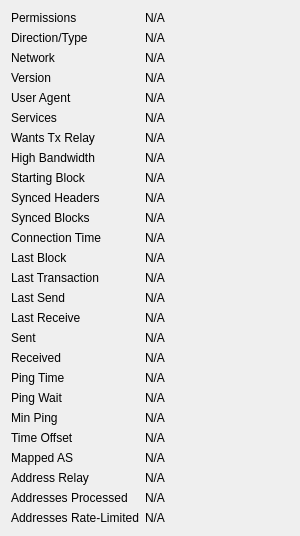
             <widget class="QWidget" name="detailWidget">
              <property name="geometry">
               <rect>
                <x>0</x>
                <y>0</y>
                <width>300</width>
                <height>426</height>
               </rect>
              </property>
              <layout class="QGridLayout" name="gridLayout_2" columnstretch="0,1">
               <item row="0" column="0">
                <widget class="QLabel" name="label_30">
                 <property name="text">
                  <string>Permissions</string>
                 </property>
                </widget>
               </item>
               <item row="0" column="1">
                <widget class="QLabel" name="peerPermissions">
                 <property name="cursor">
                  <cursorShape>IBeamCursor</cursorShape>
                 </property>
                 <property name="text">
                  <string>N/A</string>
                 </property>
                 <property name="textFormat">
                  <enum>Qt::PlainText</enum>
                 </property>
                 <property name="textInteractionFlags">
                  <set>Qt::LinksAccessibleByMouse|Qt::TextSelectableByKeyboard|Qt::TextSelectableByMouse</set>
                 </property>
                </widget>
               </item>
               <item row="1" column="0">
                <widget class="QLabel" name="peerConnectionTypeLabel">
                 <property name="toolTip">
                  <string>The direction and type of peer connection: %1</string>
                 </property>
                 <property name="text">
                  <string>Direction/Type</string>
                 </property>
                </widget>
               </item>
               <item row="1" column="1">
                <widget class="QLabel" name="peerConnectionType">
                 <property name="cursor">
                  <cursorShape>IBeamCursor</cursorShape>
                 </property>
                 <property name="text">
                  <string>N/A</string>
                 </property>
                 <property name="textFormat">
                  <enum>Qt::PlainText</enum>
                 </property>
                 <property name="textInteractionFlags">
                  <set>Qt::LinksAccessibleByMouse|Qt::TextSelectableByKeyboard|Qt::TextSelectableByMouse</set>
                 </property>
                </widget>
               </item>
               <item row="2" column="0">
                <widget class="QLabel" name="peerNetworkLabel">
                 <property name="toolTip">
                  <string>The network protocol this peer is connected through: IPv4, IPv6, Onion, I2P, or CJDNS.</string>
                 </property>
                 <property name="text">
                  <string>Network</string>
                 </property>
                </widget>
               </item>
               <item row="2" column="1">
                <widget class="QLabel" name="peerNetwork">
                 <property name="cursor">
                  <cursorShape>IBeamCursor</cursorShape>
                 </property>
                 <property name="text">
                  <string>N/A</string>
                 </property>
                 <property name="textFormat">
                  <enum>Qt::PlainText</enum>
                 </property>
                 <property name="textInteractionFlags">
                  <set>Qt::LinksAccessibleByMouse|Qt::TextSelectableByKeyboard|Qt::TextSelectableByMouse</set>
                 </property>
                </widget>
               </item>
               <item row="3" column="0">
                <widget class="QLabel" name="label_21">
                 <property name="text">
                  <string>Version</string>
                 </property>
                </widget>
               </item>
               <item row="3" column="1">
                <widget class="QLabel" name="peerVersion">
                 <property name="cursor">
                  <cursorShape>IBeamCursor</cursorShape>
                 </property>
                 <property name="text">
                  <string>N/A</string>
                 </property>
                 <property name="textFormat">
                  <enum>Qt::PlainText</enum>
                 </property>
                 <property name="textInteractionFlags">
                  <set>Qt::LinksAccessibleByMouse|Qt::TextSelectableByKeyboard|Qt::TextSelectableByMouse</set>
                 </property>
                </widget>
               </item>
               <item row="4" column="0">
                <widget class="QLabel" name="label_28">
                 <property name="text">
                  <string>User Agent</string>
                 </property>
                </widget>
               </item>
               <item row="4" column="1">
                <widget class="QLabel" name="peerSubversion">
                 <property name="cursor">
                  <cursorShape>IBeamCursor</cursorShape>
                 </property>
                 <property name="text">
                  <string>N/A</string>
                 </property>
                 <property name="textFormat">
                  <enum>Qt::PlainText</enum>
                 </property>
                 <property name="textInteractionFlags">
                  <set>Qt::LinksAccessibleByMouse|Qt::TextSelectableByKeyboard|Qt::TextSelectableByMouse</set>
                 </property>
                </widget>
               </item>
               <item row="5" column="0">
                <widget class="QLabel" name="label_4">
                 <property name="text">
                  <string>Services</string>
                 </property>
                </widget>
               </item>
               <item row="5" column="1">
                <widget class="QLabel" name="peerServices">
                 <property name="cursor">
                  <cursorShape>IBeamCursor</cursorShape>
                 </property>
                 <property name="text">
                  <string>N/A</string>
                 </property>
                 <property name="textFormat">
                  <enum>Qt::PlainText</enum>
                 </property>
                 <property name="wordWrap">
                  <bool>true</bool>
                 </property>
                 <property name="textInteractionFlags">
                  <set>Qt::LinksAccessibleByMouse|Qt::TextSelectableByKeyboard|Qt::TextSelectableByMouse</set>
                 </property>
                </widget>
               </item>
               <item row="6" column="0">
                <widget class="QLabel" name="peerRelayTxesLabel">
                 <property name="toolTip">
                  <string>Whether the peer requested us to relay transactions.</string>
                 </property>
                 <property name="text">
                  <string>Wants Tx Relay</string>
                 </property>
                </widget>
               </item>
               <item row="6" column="1">
                <widget class="QLabel" name="peerRelayTxes">
                 <property name="cursor">
                  <cursorShape>IBeamCursor</cursorShape>
                 </property>
                 <property name="text">
                  <string>N/A</string>
                 </property>
                 <property name="textFormat">
                  <enum>Qt::PlainText</enum>
                 </property>
                 <property name="textInteractionFlags">
                  <set>Qt::LinksAccessibleByMouse|Qt::TextSelectableByKeyboard|Qt::TextSelectableByMouse</set>
                 </property>
                </widget>
               </item>
               <item row="7" column="0">
                <widget class="QLabel" name="peerHighBandwidthLabel">
                 <property name="toolTip">
                  <string>High bandwidth BIP152 compact block relay: %1</string>
                 </property>
                 <property name="text">
                  <string>High Bandwidth</string>
                 </property>
                </widget>
               </item>
               <item row="7" column="1">
                <widget class="QLabel" name="peerHighBandwidth">
                 <property name="cursor">
                  <cursorShape>IBeamCursor</cursorShape>
                 </property>
                 <property name="text">
                  <string>N/A</string>
                 </property>
                 <property name="textFormat">
                  <enum>Qt::PlainText</enum>
                 </property>
                 <property name="textInteractionFlags">
                  <set>Qt::LinksAccessibleByMouse|Qt::TextSelectableByKeyboard|Qt::TextSelectableByMouse</set>
                 </property>
                </widget>
               </item>
               <item row="8" column="0">
                <widget class="QLabel" name="label_29">
                 <property name="text">
                  <string>Starting Block</string>
                 </property>
                </widget>
               </item>
               <item row="8" column="1">
                <widget class="QLabel" name="peerHeight">
                 <property name="cursor">
                  <cursorShape>IBeamCursor</cursorShape>
                 </property>
                 <property name="text">
                  <string>N/A</string>
                 </property>
                 <property name="textFormat">
                  <enum>Qt::PlainText</enum>
                 </property>
                 <property name="textInteractionFlags">
                  <set>Qt::LinksAccessibleByMouse|Qt::TextSelectableByKeyboard|Qt::TextSelectableByMouse</set>
                 </property>
                </widget>
               </item>
               <item row="9" column="0">
                <widget class="QLabel" name="label_27">
                 <property name="text">
                  <string>Synced Headers</string>
                 </property>
                </widget>
               </item>
               <item row="9" column="1">
                <widget class="QLabel" name="peerSyncHeight">
                 <property name="cursor">
                  <cursorShape>IBeamCursor</cursorShape>
                 </property>
                 <property name="text">
                  <string>N/A</string>
                 </property>
                 <property name="textFormat">
                  <enum>Qt::PlainText</enum>
                 </property>
                 <property name="textInteractionFlags">
                  <set>Qt::LinksAccessibleByMouse|Qt::TextSelectableByKeyboard|Qt::TextSelectableByMouse</set>
                 </property>
                </widget>
               </item>
               <item row="10" column="0">
                <widget class="QLabel" name="label_25">
                 <property name="text">
                  <string>Synced Blocks</string>
                 </property>
                </widget>
               </item>
               <item row="10" column="1">
                <widget class="QLabel" name="peerCommonHeight">
                 <property name="cursor">
                  <cursorShape>IBeamCursor</cursorShape>
                 </property>
                 <property name="text">
                  <string>N/A</string>
                 </property>
                 <property name="textFormat">
                  <enum>Qt::PlainText</enum>
                 </property>
                 <property name="textInteractionFlags">
                  <set>Qt::LinksAccessibleByMouse|Qt::TextSelectableByKeyboard|Qt::TextSelectableByMouse</set>
                 </property>
                </widget>
               </item>
               <item row="11" column="0">
                <widget class="QLabel" name="label_22">
                 <property name="text">
                  <string>Connection Time</string>
                 </property>
                </widget>
               </item>
               <item row="11" column="1">
                <widget class="QLabel" name="peerConnTime">
                 <property name="cursor">
                  <cursorShape>IBeamCursor</cursorShape>
                 </property>
                 <property name="text">
                  <string>N/A</string>
                 </property>
                 <property name="textFormat">
                  <enum>Qt::PlainText</enum>
                 </property>
                 <property name="textInteractionFlags">
                  <set>Qt::LinksAccessibleByMouse|Qt::TextSelectableByKeyboard|Qt::TextSelectableByMouse</set>
                 </property>
                </widget>
               </item>
               <item row="12" column="0">
                <widget class="QLabel" name="peerLastBlockLabel">
                 <property name="toolTip">
                  <string>Elapsed time since a novel block passing initial validity checks was received from this peer.</string>
                 </property>
                 <property name="text">
                  <string>Last Block</string>
                 </property>
                </widget>
               </item>
               <item row="12" column="1">
                <widget class="QLabel" name="peerLastBlock">
                 <property name="cursor">
                  <cursorShape>IBeamCursor</cursorShape>
                 </property>
                 <property name="text">
                  <string>N/A</string>
                 </property>
                 <property name="textFormat">
                  <enum>Qt::PlainText</enum>
                 </property>
                 <property name="textInteractionFlags">
                  <set>Qt::LinksAccessibleByMouse|Qt::TextSelectableByKeyboard|Qt::TextSelectableByMouse</set>
                 </property>
                </widget>
               </item>
               <item row="13" column="0">
                <widget class="QLabel" name="peerLastTxLabel">
                 <property name="toolTip">
                  <string extracomment="Tooltip text for the Last Transaction field in the peer details area.">Elapsed time since a novel transaction accepted into our mempool was received from this peer.</string>
                 </property>
                 <property name="text">
                  <string>Last Transaction</string>
                 </property>
                </widget>
               </item>
               <item row="13" column="1">
                <widget class="QLabel" name="peerLastTx">
                 <property name="cursor">
                  <cursorShape>IBeamCursor</cursorShape>
                 </property>
                 <property name="text">
                  <string>N/A</string>
                 </property>
                 <property name="textFormat">
                  <enum>Qt::PlainText</enum>
                 </property>
                 <property name="textInteractionFlags">
                  <set>Qt::LinksAccessibleByMouse|Qt::TextSelectableByKeyboard|Qt::TextSelectableByMouse</set>
                 </property>
                </widget>
               </item>
               <item row="14" column="0">
                <widget class="QLabel" name="label_15">
                 <property name="text">
                  <string>Last Send</string>
                 </property>
                </widget>
               </item>
               <item row="14" column="1">
                <widget class="QLabel" name="peerLastSend">
                 <property name="cursor">
                  <cursorShape>IBeamCursor</cursorShape>
                 </property>
                 <property name="text">
                  <string>N/A</string>
                 </property>
                 <property name="textFormat">
                  <enum>Qt::PlainText</enum>
                 </property>
                 <property name="textInteractionFlags">
                  <set>Qt::LinksAccessibleByMouse|Qt::TextSelectableByKeyboard|Qt::TextSelectableByMouse</set>
                 </property>
                </widget>
               </item>
               <item row="15" column="0">
                <widget class="QLabel" name="label_19">
                 <property name="text">
                  <string>Last Receive</string>
                 </property>
                </widget>
               </item>
               <item row="15" column="1">
                <widget class="QLabel" name="peerLastRecv">
                 <property name="cursor">
                  <cursorShape>IBeamCursor</cursorShape>
                 </property>
                 <property name="text">
                  <string>N/A</string>
                 </property>
                 <property name="textFormat">
                  <enum>Qt::PlainText</enum>
                 </property>
                 <property name="textInteractionFlags">
                  <set>Qt::LinksAccessibleByMouse|Qt::TextSelectableByKeyboard|Qt::TextSelectableByMouse</set>
                 </property>
                </widget>
               </item>
               <item row="16" column="0">
                <widget class="QLabel" name="label_18">
                 <property name="text">
                  <string>Sent</string>
                 </property>
                </widget>
               </item>
               <item row="16" column="1">
                <widget class="QLabel" name="peerBytesSent">
                 <property name="cursor">
                  <cursorShape>IBeamCursor</cursorShape>
                 </property>
                 <property name="text">
                  <string>N/A</string>
                 </property>
                 <property name="textFormat">
                  <enum>Qt::PlainText</enum>
                 </property>
                 <property name="textInteractionFlags">
                  <set>Qt::LinksAccessibleByMouse|Qt::TextSelectableByKeyboard|Qt::TextSelectableByMouse</set>
                 </property>
                </widget>
               </item>
               <item row="17" column="0">
                <widget class="QLabel" name="label_20">
                 <property name="text">
                  <string>Received</string>
                 </property>
                </widget>
               </item>
               <item row="17" column="1">
                <widget class="QLabel" name="peerBytesRecv">
                 <property name="cursor">
                  <cursorShape>IBeamCursor</cursorShape>
                 </property>
                 <property name="text">
                  <string>N/A</string>
                 </property>
                 <property name="textFormat">
                  <enum>Qt::PlainText</enum>
                 </property>
                 <property name="textInteractionFlags">
                  <set>Qt::LinksAccessibleByMouse|Qt::TextSelectableByKeyboard|Qt::TextSelectableByMouse</set>
                 </property>
                </widget>
               </item>
               <item row="18" column="0">
                <widget class="QLabel" name="label_26">
                 <property name="text">
                  <string>Ping Time</string>
                 </property>
                </widget>
               </item>
               <item row="18" column="1">
                <widget class="QLabel" name="peerPingTime">
                 <property name="cursor">
                  <cursorShape>IBeamCursor</cursorShape>
                 </property>
                 <property name="text">
                  <string>N/A</string>
                 </property>
                 <property name="textFormat">
                  <enum>Qt::PlainText</enum>
                 </property>
                 <property name="textInteractionFlags">
                  <set>Qt::LinksAccessibleByMouse|Qt::TextSelectableByKeyboard|Qt::TextSelectableByMouse</set>
                 </property>
                </widget>
               </item>
               <item row="19" column="0">
                <widget class="QLabel" name="peerPingWaitLabel">
                 <property name="toolTip">
                  <string>The duration of a currently outstanding ping.</string>
                 </property>
                 <property name="text">
                  <string>Ping Wait</string>
                 </property>
                </widget>
               </item>
               <item row="19" column="1">
                <widget class="QLabel" name="peerPingWait">
                 <property name="cursor">
                  <cursorShape>IBeamCursor</cursorShape>
                 </property>
                 <property name="text">
                  <string>N/A</string>
                 </property>
                 <property name="textFormat">
                  <enum>Qt::PlainText</enum>
                 </property>
                 <property name="textInteractionFlags">
                  <set>Qt::LinksAccessibleByMouse|Qt::TextSelectableByKeyboard|Qt::TextSelectableByMouse</set>
                 </property>
                </widget>
               </item>
               <item row="20" column="0">
                <widget class="QLabel" name="peerMinPingLabel">
                 <property name="text">
                  <string>Min Ping</string>
                 </property>
                </widget>
               </item>
               <item row="20" column="1">
                <widget class="QLabel" name="peerMinPing">
                 <property name="cursor">
                  <cursorShape>IBeamCursor</cursorShape>
                 </property>
                 <property name="text">
                  <string>N/A</string>
                 </property>
                 <property name="textFormat">
                  <enum>Qt::PlainText</enum>
                 </property>
                 <property name="textInteractionFlags">
                  <set>Qt::LinksAccessibleByMouse|Qt::TextSelectableByKeyboard|Qt::TextSelectableByMouse</set>
                 </property>
                </widget>
               </item>
               <item row="21" column="0">
                <widget class="QLabel" name="label_timeoffset">
                 <property name="text">
                  <string>Time Offset</string>
                 </property>
                </widget>
               </item>
               <item row="21" column="1">
                <widget class="QLabel" name="timeoffset">
                 <property name="cursor">
                  <cursorShape>IBeamCursor</cursorShape>
                 </property>
                 <property name="text">
                  <string>N/A</string>
                 </property>
                 <property name="textFormat">
                  <enum>Qt::PlainText</enum>
                 </property>
                 <property name="textInteractionFlags">
                  <set>Qt::LinksAccessibleByMouse|Qt::TextSelectableByKeyboard|Qt::TextSelectableByMouse</set>
                 </property>
                </widget>
               </item>
               <item row="22" column="0">
                <widget class="QLabel" name="peerMappedASLabel">
                 <property name="toolTip">
                  <string>The mapped Autonomous System used for diversifying peer selection.</string>
                 </property>
                 <property name="text">
                  <string>Mapped AS</string>
                 </property>
                </widget>
               </item>
               <item row="22" column="1">
                <widget class="QLabel" name="peerMappedAS">
                 <property name="cursor">
                  <cursorShape>IBeamCursor</cursorShape>
                 </property>
                 <property name="text">
                  <string>N/A</string>
                 </property>
                 <property name="textFormat">
                  <enum>Qt::PlainText</enum>
                 </property>
                 <property name="textInteractionFlags">
                  <set>Qt::LinksAccessibleByMouse|Qt::TextSelectableByKeyboard|Qt::TextSelectableByMouse</set>
                 </property>
                </widget>
               </item>
               <item row="23" column="0">
                <widget class="QLabel" name="peerAddrRelayEnabledLabel">
                 <property name="toolTip">
                  <string extracomment="Tooltip text for the Address Relay field in the peer details area.">Whether we relay addresses to this peer.</string>
                 </property>
                 <property name="text">
                  <string>Address Relay</string>
                 </property>
                </widget>
               </item>
               <item row="23" column="1">
                <widget class="QLabel" name="peerAddrRelayEnabled">
                 <property name="cursor">
                  <cursorShape>IBeamCursor</cursorShape>
                 </property>
                 <property name="text">
                  <string>N/A</string>
                 </property>
                 <property name="textFormat">
                  <enum>Qt::PlainText</enum>
                 </property>
                 <property name="textInteractionFlags">
                  <set>Qt::LinksAccessibleByMouse|Qt::TextSelectableByKeyboard|Qt::TextSelectableByMouse</set>
                 </property>
                </widget>
               </item>
               <item row="24" column="0">
                <widget class="QLabel" name="peerAddrProcessedLabel">
                 <property name="toolTip">
                  <string extracomment="Tooltip text for the Addresses Processed field in the peer details area.">Total number of addresses processed, excluding those dropped due to rate-limiting.</string>
                 </property>
                 <property name="text">
                  <string>Addresses Processed</string>
                 </property>
                </widget>
               </item>
               <item row="24" column="1">
                <widget class="QLabel" name="peerAddrProcessed">
                 <property name="cursor">
                  <cursorShape>IBeamCursor</cursorShape>
                 </property>
                 <property name="text">
                  <string>N/A</string>
                 </property>
                 <property name="textFormat">
                  <enum>Qt::PlainText</enum>
                 </property>
                 <property name="textInteractionFlags">
                  <set>Qt::LinksAccessibleByMouse|Qt::TextSelectableByKeyboard|Qt::TextSelectableByMouse</set>
                 </property>
                </widget>
               </item>
               <item row="25" column="0">
                <widget class="QLabel" name="peerAddrRateLimitedLabel">
                 <property name="toolTip">
                  <string extracomment="Tooltip text for the Addresses Rate-Limited field in the peer details area.">Total number of addresses dropped due to rate-limiting.</string>
                 </property>
                 <property name="text">
                  <string>Addresses Rate-Limited</string>
                 </property>
                </widget>
               </item>
               <item row="25" column="1">
                <widget class="QLabel" name="peerAddrRateLimited">
                 <property name="cursor">
                  <cursorShape>IBeamCursor</cursorShape>
                 </property>
                 <property name="text">
                  <string>N/A</string>
                 </property>
                 <property name="textFormat">
                  <enum>Qt::PlainText</enum>
                 </property>
                 <property name="textInteractionFlags">
                  <set>Qt::LinksAccessibleByMouse|Qt::TextSelectableByKeyboard|Qt::TextSelectableByMouse</set>
                 </property>
                </widget>
               </item>
               <item row="26" column="0">
                <spacer name="verticalSpacer_3">
                 <property name="orientation">
                  <enum>Qt::Vertical</enum>
                 </property>
                 <property name="sizeHint" stdset="0">
                  <size>
                   <width>20</width>
                   <height>40</height>
                  </size>
                 </property>
                </spacer>
               </item>
              </layout>
             </widget>
